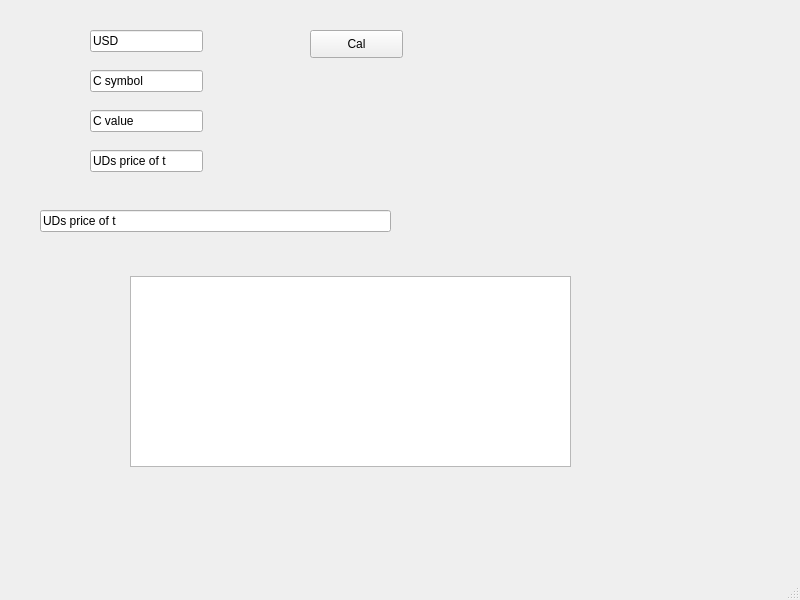
<?xml version="1.0" encoding="UTF-8"?>
<ui version="4.0">
 <class>MainWindow</class>
 <widget class="QMainWindow" name="MainWindow">
  <property name="geometry">
   <rect>
    <x>0</x>
    <y>0</y>
    <width>800</width>
    <height>600</height>
   </rect>
  </property>
  <property name="windowTitle">
   <string>MainWindow</string>
  </property>
  <widget class="QWidget" name="centralwidget">
   <widget class="QLineEdit" name="usdtEntry">
    <property name="geometry">
     <rect>
      <x>90</x>
      <y>30</y>
      <width>113</width>
      <height>22</height>
     </rect>
    </property>
    <property name="text">
     <string>USD</string>
    </property>
   </widget>
   <widget class="QLineEdit" name="symbolEntry">
    <property name="geometry">
     <rect>
      <x>90</x>
      <y>70</y>
      <width>113</width>
      <height>22</height>
     </rect>
    </property>
    <property name="text">
     <string>C symbol</string>
    </property>
   </widget>
   <widget class="QLineEdit" name="amountEntry">
    <property name="geometry">
     <rect>
      <x>90</x>
      <y>110</y>
      <width>113</width>
      <height>22</height>
     </rect>
    </property>
    <property name="text">
     <string>C value</string>
    </property>
   </widget>
   <widget class="QLineEdit" name="usdBuyEntry">
    <property name="geometry">
     <rect>
      <x>90</x>
      <y>150</y>
      <width>113</width>
      <height>22</height>
     </rect>
    </property>
    <property name="text">
     <string>UDs price of t</string>
    </property>
   </widget>
   <widget class="QPushButton" name="calcBtn">
    <property name="geometry">
     <rect>
      <x>310</x>
      <y>30</y>
      <width>93</width>
      <height>28</height>
     </rect>
    </property>
    <property name="text">
     <string>Cal</string>
    </property>
   </widget>
   <widget class="QTextEdit" name="resultBox">
    <property name="geometry">
     <rect>
      <x>130</x>
      <y>276</y>
      <width>441</width>
      <height>191</height>
     </rect>
    </property>
   </widget>
   <widget class="QLineEdit" name="apiEntry">
    <property name="geometry">
     <rect>
      <x>40</x>
      <y>210</y>
      <width>351</width>
      <height>22</height>
     </rect>
    </property>
    <property name="text">
     <string>UDs price of t</string>
    </property>
   </widget>
  </widget>
  <widget class="QMenuBar" name="menubar">
   <property name="geometry">
    <rect>
     <x>0</x>
     <y>0</y>
     <width>800</width>
     <height>21</height>
    </rect>
   </property>
  </widget>
  <widget class="QStatusBar" name="statusbar"/>
 </widget>
 <resources/>
 <connections/>
</ui>
